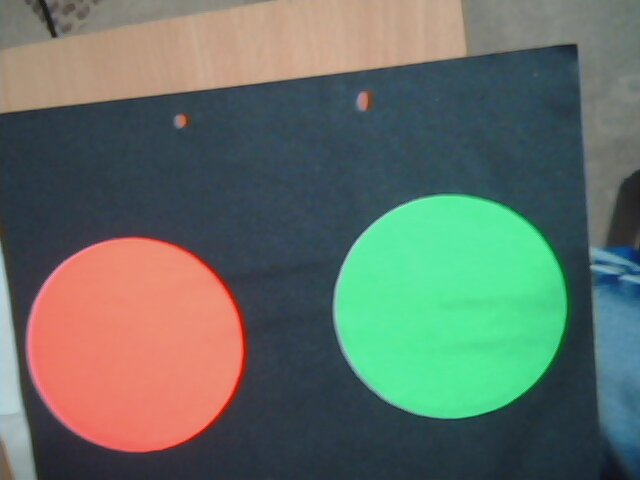
//> input picture progm/circlecenter/2014-05-24-160127.jpg, 640 x 480 px, given in place of the camera
$ ./main   (built with g++ and OpenCV 4)
//> lines starting //> are read from the running program, lines starting //| are printed output that depends on the picture; after the words box and inside, x2 and y2 are one past the last pixel; in counts of white or black regions, pixels touching at a corner belong together
#include "opencv2/highgui/highgui.hpp"
#include "opencv2/imgproc/imgproc.hpp"
#include <iostream>
#include <stdio.h>
#include <stdlib.h>
#include <math.h>


using namespace cv;
using namespace std;
int thresh=40;
RNG rng(12345);
int main( int argc, char** argv )
{
  Mat binary,binary2,combine,hsv;
 VideoCapture cap(1);     // get 'any' cam
    while( cap.isOpened() )   // check if we succeeded
    {
        Mat src;
        if ( ! cap.read(src) )
            break;
//> src is the input picture: 480 rows x 640 cols, CV_8UC3; mean B, G, R 102.2, 111.8, 99.1

	cvtColor(src, hsv, CV_BGR2HSV);
//> hsv: 480 rows x 640 cols, CV_8UC3; mean H, S, V 73.2, 97.7, 134.4
	imshow("src",src);
	inRange(hsv,Scalar(0,138,200),Scalar(47,255,255),binary);	//orange
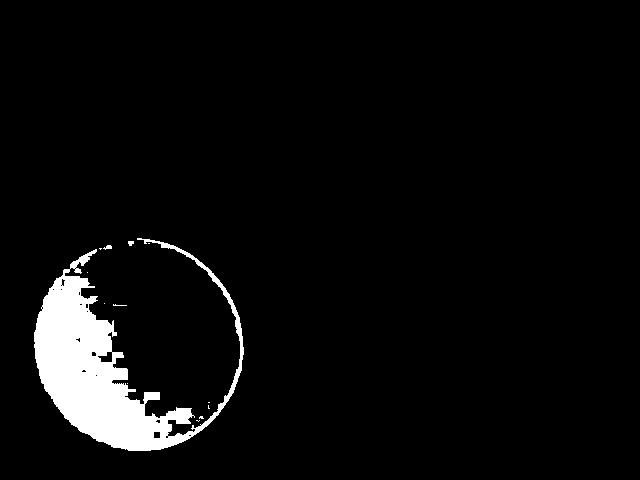
//> binary: 480 rows x 640 cols, CV_8UC1; 4.7% white; 13 white regions (10 under 20 px), largest, box (x1, y1, x2, y2) and area: (34, 238, 244, 451) 14374, (103, 245, 112, 250) 27, (128, 241, 134, 246) 24
	imshow("orange",binary);
	 Mat canny_output;
       vector<vector<Point> > contours;
       vector<Vec4i> hierarchy;

  /// Detect edges using canny
  Canny( binary, canny_output, thresh, thresh*5, 3 );
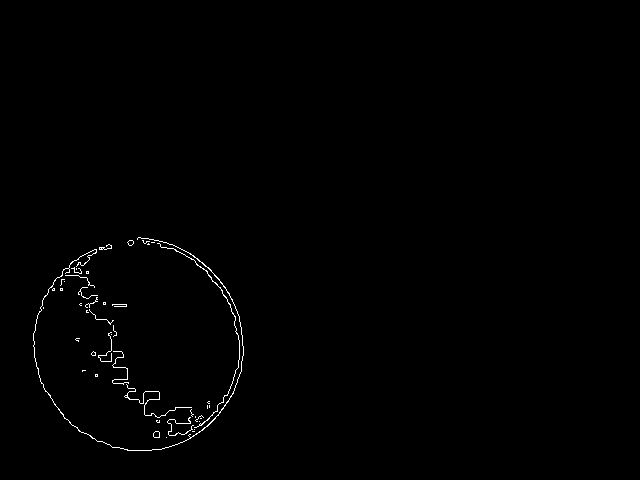
//> canny_output: 480 rows x 640 cols, CV_8UC1; 0.58% white in thin lines or dots, all inside (x1, y1, x2, y2) = (33, 237, 244, 451)
  /// Find contours
  findContours( canny_output, contours, hierarchy, CV_RETR_TREE, CV_CHAIN_APPROX_SIMPLE, Point(0, 0) );
//> contours = 58 contours, 52 with area under 20; largest, box (x1, y1, x2, y2) and area: (33, 237, 244, 451) 82, (157, 243, 240, 428) 36, (153, 431, 160, 438) 33, (153, 431, 160, 438) 32, (127, 240, 134, 246) 22, (127, 240, 134, 246) 22


std::vector<std::vector<cv::Point> > contours_poly( contours.size() );
//> contours_poly = 58 empty contours
 vector<Point2f>center( contours.size() );
    vector<float>radius( contours.size() );


    //Get the  minimum enclosing circles for the updated contours
    for( int i = 0; i < contours.size(); i++ )
     {

        approxPolyDP( Mat(contours[i]), contours_poly[i], 3, true );
        minEnclosingCircle( (Mat)contours_poly[i], center[i], radius[i] );

     }
//> this loop made 58 passes
	float max=0;
	int count=0;
	for(int i=0;i<contours.size();i++)
	{
		if(max<radius[i])
		{max=radius[i]; count=i;}
		else max=max;
	}
//> this loop made 58 passes
//> max on passes 1 to 12: 0.0001, 0.0001, 3.69, 3.69, 3.69, 3.69, 3.69, 3.69, 13.9, 13.9, 13.9, 13.9
//> after the loop, max = 106.9; count = 57

	Mat drawing = Mat::zeros( canny_output.size(), CV_8UC3 );


	int a=count;
//> a = 57

		circle( drawing, center[a], (int)radius[a], Scalar(0,165,255), 2, 8, 0 );
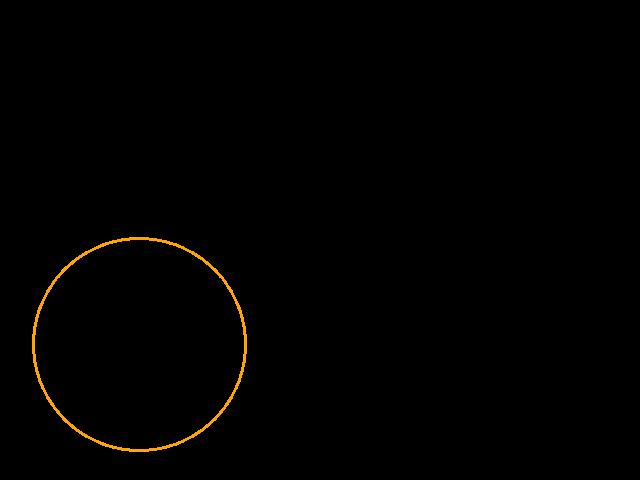
//> drawing: 480 rows x 640 cols, CV_8UC3; mean B, G, R 0, 1.1, 1.7
		printf(" %.2f  %.2f %.2f \n", center[a].x, center[a].y,radius[a]) ;
//|  139.33  343.88 106.89

	imshow("drawing",drawing);
        inRange(hsv,Scalar(40,100,100),Scalar(90,255,255),binary2);	//green
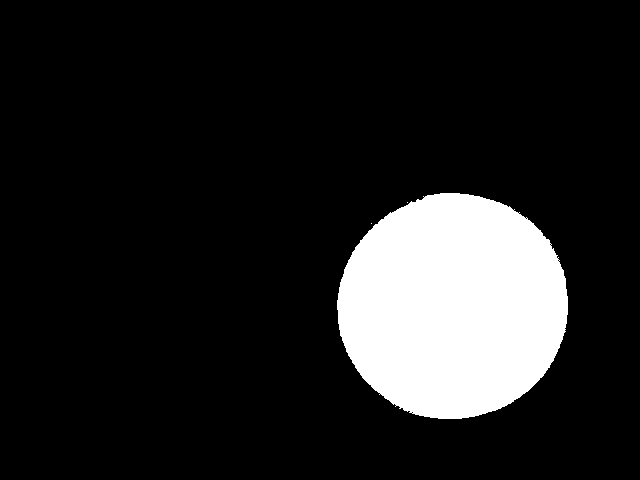
//> binary2: 480 rows x 640 cols, CV_8UC1; 13.3% white; 3 white regions (2 under 20 px), largest, box (x1, y1, x2, y2) and area: (337, 193, 568, 419) 40853
	imshow("green",binary2);
	 Mat canny_output1;
       vector<vector<Point> > contours1;
       vector<Vec4i> hierarchy1;

  /// Detect edges using canny
  Canny( binary2, canny_output1, thresh, thresh*5, 3 );
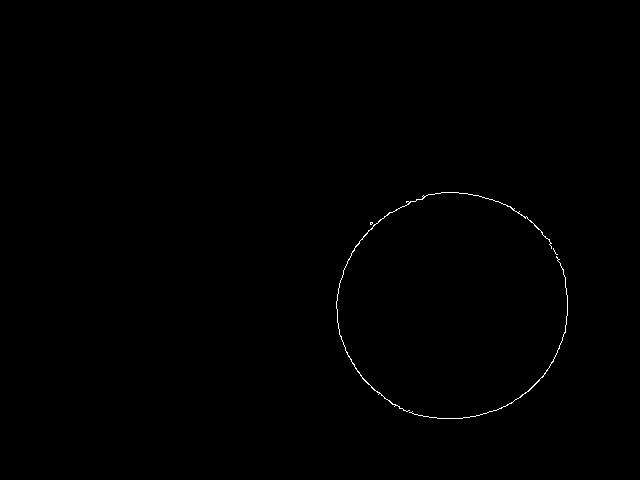
//> canny_output1: 480 rows x 640 cols, CV_8UC1; 0.25% white in thin lines or dots, all inside (x1, y1, x2, y2) = (336, 192, 568, 419)
  /// Find contours
  findContours( canny_output1, contours1, hierarchy1, CV_RETR_TREE, CV_CHAIN_APPROX_SIMPLE, Point(0, 0) );
//> contours1 = 6 contours, 4 with area under 20; largest, box (x1, y1, x2, y2) and area: (336, 192, 552, 412) 78, (409, 256, 568, 419) 28


std::vector<std::vector<cv::Point> > contours_poly1( contours1.size() );
//> contours_poly1 = 6 empty contours
 vector<Point2f>center1( contours.size() );
    vector<float>radius1( contours.size() );


    //Get the bounding rectangles, minimum enclosing circles for the updated contours
    for( int i = 0; i < contours1.size(); i++ )
     {

        approxPolyDP( Mat(contours1[i]), contours_poly1[i], 3, true );
        minEnclosingCircle( (Mat)contours_poly1[i], center1[i], radius1[i] );

     }
//> this loop made 6 passes
	 max=0;
	count=0;
	for(int i=0;i<contours1.size();i++)
	{
		if(max<radius1[i])
		{max=radius1[i]; count=i;}
		else max=max;
	}
//> this loop made 6 passes
//> max on passes 1 to 6: 107.2, 107.2, 107.2, 107.2, 116.9, 116.9
//> after the loop, max = 116.9; count = 4

	Mat drawing1 = Mat::zeros( canny_output1.size(), CV_8UC3 );


	 a=count;
//> a = 4

		circle( drawing1, center1[a], (int)radius1[a], Scalar(0,255,0), 2, 8, 0 );
		printf(" %.2f  %.2f %.2f \n", center1[a].x, center1[a].y,radius1[a]) ;
//|  452.17  304.56 116.94

	imshow("drawing1",drawing1);
	combine=drawing | drawing1;
	imshow("combine",combine);

 int k = waitKey(33);
//> the Esc key is pressed
        if ( k==27 )
            break;
}
}

$ run again, on progm/circlecenter/2014-05-24-160136.jpg
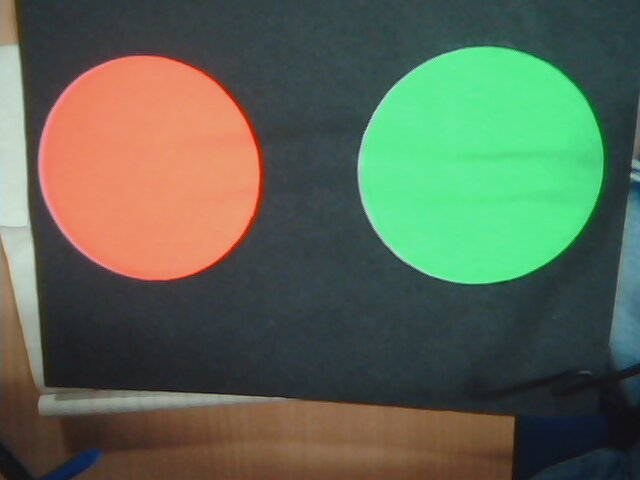
//> input picture progm/circlecenter/2014-05-24-160136.jpg, 640 x 480 px, given in place of the camera
//> src is the input picture: 480 rows x 640 cols, CV_8UC3; mean B, G, R 83.4, 102.8, 91
//> hsv: 480 rows x 640 cols, CV_8UC3; mean H, S, V 68.9, 94.6, 121.4
//> `inRange(hsv,Scalar(0,138,200),Scalar(47,255,255),binary);`:
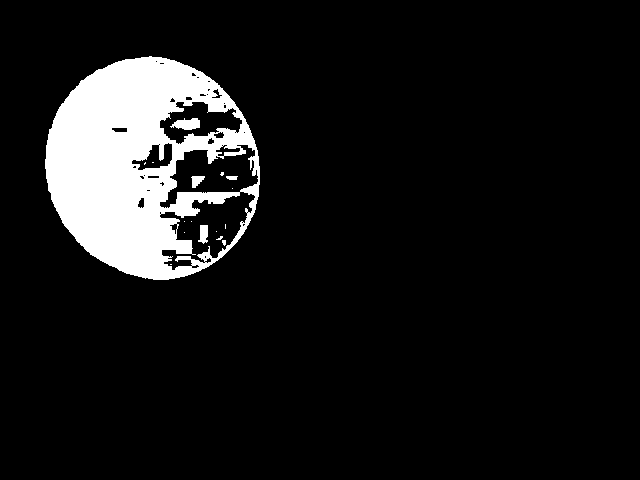
//> binary: 480 rows x 640 cols, CV_8UC1; 9.3% white; 17 white regions (12 under 20 px), largest, box (x1, y1, x2, y2) and area: (45, 56, 260, 280) 27947, (170, 118, 200, 130) 248, (198, 225, 208, 244) 140, (191, 176, 205, 188) 107, (226, 176, 238, 180) 41
//> canny_output: 480 rows x 640 cols, CV_8UC1; 0.85% white in thin lines or dots, all inside (x1, y1, x2, y2) = (44, 55, 260, 280)
//> contours = 105 contours, 94 with area under 20; largest, box (x1, y1, x2, y2) and area: (131, 143, 172, 170) 510, (131, 143, 172, 170) 504, (191, 175, 205, 188) 113, (191, 175, 205, 188) 112, (44, 55, 260, 280) 94
//> `std::vector<std::vector<cv::Point> > contours_poly( contours.size() );`: contours_poly = 105 empty contours
//> the loop `for( int i = 0; i < contours.size(); i++ )` made 105 passes
//> after the loop `for( int i = 0; i < contours.size(); i++ )`: contours_poly = 105 contours, 93 with area under 20; largest, box (x1, y1, x2, y2) and area: (131, 143, 172, 170) 514, (131, 144, 172, 170) 492, (44, 55, 260, 280) 146, (191, 175, 204, 188) 88, (159, 101, 236, 144) 70; center = 105 Points (x, y), first 12: [196, 267], [192, 267], [170, 263], [166, 262], [182.5, 264.5], [169, 259], [176.5, 258.5], [205, 255], [193.5, 254], [210, 247], [201.1, 253.5], [176, 246.5]; radius = 105 values, max 113.3 at index 104, min 0.0001 at index 0, mean 5.79
//> the loop `for(int i=0;i<contours.size();i++)` made 105 passes
//> max on passes 1 to 8: 0.0001, 0.0001, 0.0001, 2.24, 15.51, 15.51, 15.51, 15.51
//> after the loop `for(int i=0;i<contours.size();i++)`: max = 113.3; count = 104
//|  151.79  168.23 113.28
//> binary2: 480 rows x 640 cols, CV_8UC1; 14.9% white; 14 white regions (13 under 20 px), largest, box (x1, y1, x2, y2) and area: (362, 45, 606, 285) 45601
//> `Canny( binary2, canny_output1, thresh, thresh*5, 3 );`:
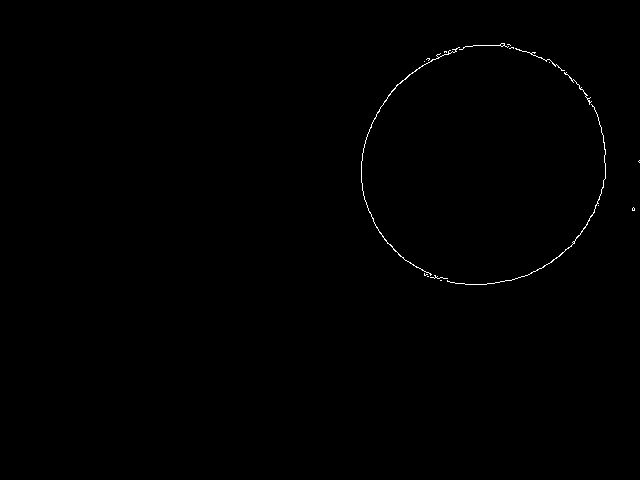
//> canny_output1: 480 rows x 640 cols, CV_8UC1; 0.29% white in thin lines or dots, all inside (x1, y1, x2, y2) = (361, 43, 640, 285)
//> contours1 = 21 contours, 19 with area under 20; largest, box (x1, y1, x2, y2) and area: (361, 47, 460, 276) 56, (447, 104, 606, 285) 34
//> contours_poly1 = 21 empty contours
//> the loop `for( int i = 0; i < contours1.size(); i++ )` made 21 passes
//> the loop `for(int i=0;i<contours1.size();i++)` made 21 passes
//> max on passes 1 to 8: 0.0001, 0.0001, 8.51, 8.51, 8.51, 8.51, 8.51, 8.51
//> after the loop `for(int i=0;i<contours1.size();i++)`: max = 114.9; count = 17
//|  444.50  161.00 114.92
